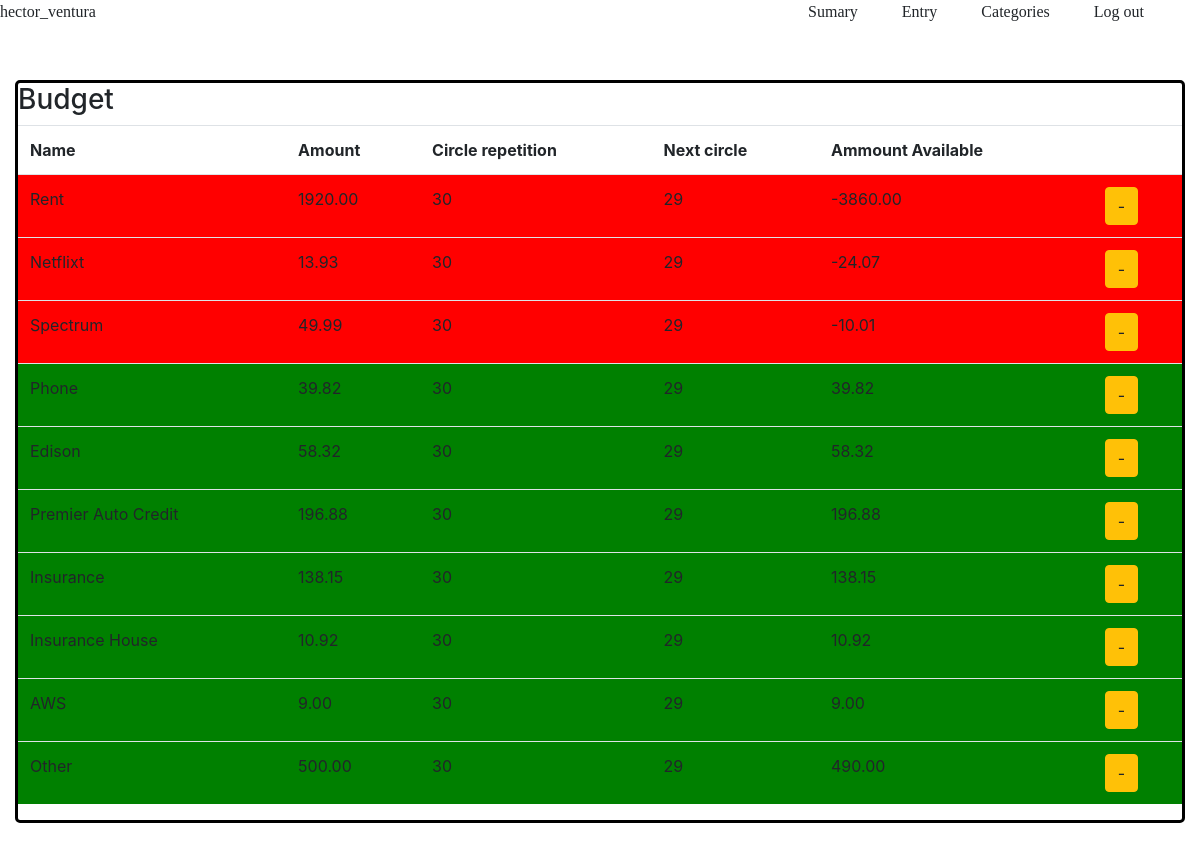
/expenses/category/ (signed in), run on an earlier commit of the app's database.
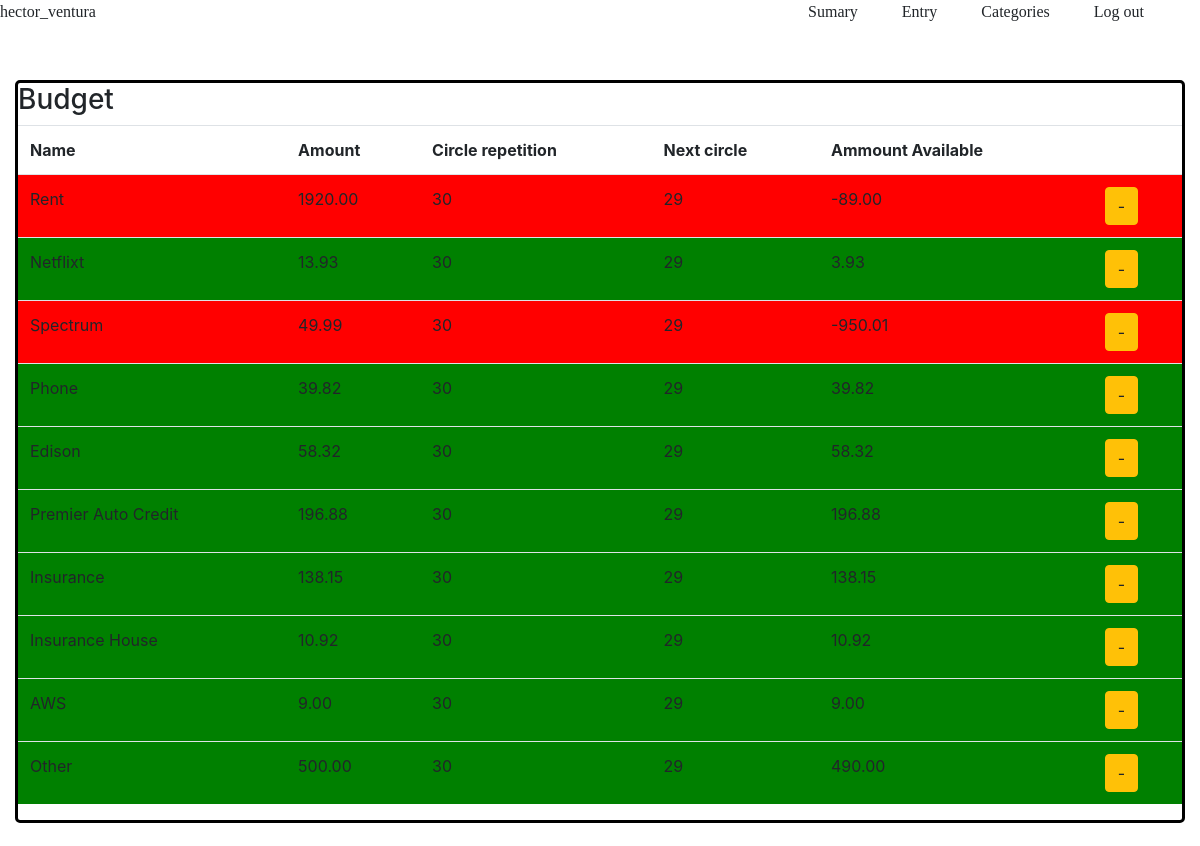
And on a later commit of the database.
### expenses/models.py (models this page shows, shortened)
class Category(models.Model):
    user = models.ForeignKey(User, on_delete=models.CASCADE)
    expense = models.DecimalField(max_digits=10, decimal_places=2)
    circle_repetition = models.IntegerField()
    name=models.CharField(max_length=255)
    current_circle = models.IntegerField(default=0)
    deficit = models.BooleanField(default=False)
    spend_available = models.DecimalField(max_digits=10, decimal_places=2, default=0.00)

### expenses/views.py (the view)
# urls.py: re_path(r'category/$', views.CategoryListView.as_view(), name='category'),
class CategoryListView(LoginRequiredMixin, ListView):
    model = Category
    template_name = 'expenses/category.html'
    def get_queryset(self):
        query_set = super().get_queryset()
        query_set = query_set.filter(user=self.request.user)
        return query_set

### templates/expenses/category.html (shortened to what this page needs)
{% extends "base.html" %}
{% load static %}
{% block body %}
<div class="col">
    <div class="panel table-responsive" id="Budget">
      <h3>Budget</h3>
      <table class="table">
        <tr>
          <th>Name</th>
          <th>Amount</th>
          <th>Circle repetition</th>
          <th>Next circle</th>
          <th>Ammount Available</th>
          <th></th>
        </tr>
        {% for category in category_list %}
        {% if category.deficit %}
        <tr style="background-color:red;" data-row-id="{{category.id}}">
          {% else %}
        <tr style="background-color:green;" data-row-id="{{category.id}}">
          {% endif %}
          <td>{{category.name}}</td>
          <td>{{category.expense}}</td>
          <td>{{category.circle_repetition}}</td>
          <td>{{category.current_circle}}</td>
          <td>{{category.spend_available}}</td>
          <td><span id="test" class="btn btn-warning delete-target" data-name="{{category.name}}"
              data-id="{{category.id}}">-</span>
          </td>
        </tr>
        {% endfor %}
      </table>
    </div>
  </div>
{% endblock %}

What changed in the data, as far as the page shows it:
changed Category "Rent": spend_available "-3860.00" → "-89.00"
changed Category "Netflixt": deficit True → False (drawn); spend_available "-24.07" → "3.93"
changed Category "Spectrum": spend_available "-10.01" → "-950.01"
